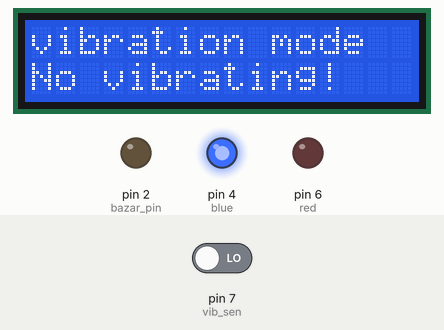
Bench run of a sketch on a simulated Arduino Uno, built with avr-gcc and run on an emulated ATmega328P. Shown: 16×2 character LCD, output pins drawn as LEDs (lit = HIGH). Dashed ring = blinking. Inputs (shaded band) come from the test bench; at power-on: pin 7 (vib_sen) LOW. What the sketch prints to the serial monitor is not drawn.

Above: at 1.2 s.
1.3 s: pin 7 (vib_sen) driven HIGH
At 2.3 s:
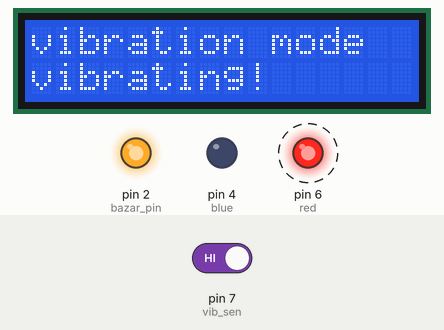
Timing chart, 0 to 10.4 s (numbered marks = the images above; inputs shaded):
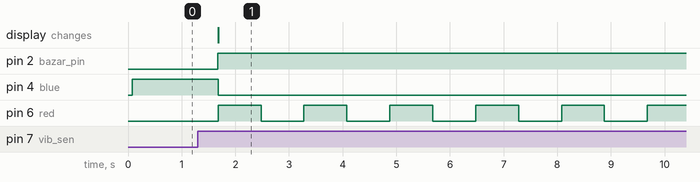

The sketch:

viration.ino
```cpp
#include <LiquidCrystal_I2C.h> //For display

LiquidCrystal_I2C lcd(0x27, 16, 2);

int vib_sen=7;
int bazar_pin=2;
int red=6;
int blue=4;


void setup() {
  Serial.begin(9600);
  pinMode(vib_sen,INPUT);
  pinMode(bazar_pin,OUTPUT);
  pinMode(red,OUTPUT);
  pinMode(blue,OUTPUT);
   lcd.begin();
  lcd.backlight();

}

void loop() {
     int vib;
     vib=digitalRead(vib_sen); //read data in vibration sensor
     lcd.clear();
     lcd.setCursor(0,0);
     lcd.print("vibration mode");
     if(vib==1){
        digitalWrite(bazar_pin,HIGH); //the vibration sensor data is high (vibrating)
        lcd.setCursor(0,1);
        lcd.print("vibrating!");
        Serial.println("vibrating!");
        digitalWrite(blue,LOW);
        for(int i=1;i<=20;i++){
          digitalWrite(red,HIGH);
          delay(800);
          digitalWrite(red,LOW);
          delay(800);
        }
        delay(500);
     }
     else{
        digitalWrite(bazar_pin,LOW); //the vibration sensor data is high (vibrating)
        digitalWrite(blue,HIGH);
        lcd.setCursor(0,1);
        lcd.print("No vibrating!");
        Serial.println(" NO vibrating!");
        delay(500);
     }

}
```

Measured:
- after the input at 1.3 s, pin 2 (bazar_pin): LOW → HIGH after 0.37 s; pin 4 (blue): HIGH → LOW after 0.38 s; pin 6 (red): alternates HIGH for 0.80 s and LOW for 0.80 s, starting after 0.38 s; the display: changes after 0.38 s (image 1)
